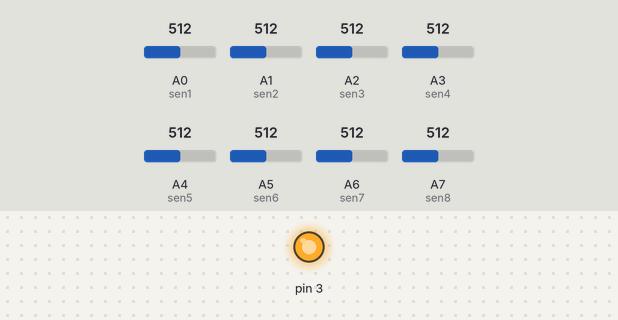
Simulated run of this sketch. Board: Arduino Nano, built with avr-gcc and run on an emulated ATmega328P. Shown: output pins drawn as LEDs (lit = HIGH). The inputs (shaded band) are chosen by the test bench; at power-on: A0 (sen1) = 512, A1 (sen2) = 512, A2 (sen3) = 512, A3 (sen4) = 512, A4 (sen5) = 512, A5 (sen6) = 512, A6 (sen7) = 512, A7 (sen8) = 512. What the sketch prints to the serial monitor is not drawn.

Above: at 1.2 s.
1.3 s: A0 (sen1) set to 111
4.3 s: A0 (sen1) set to 94
7.3 s: A1 (sen2) set to 110
8.8 s: A1 (sen2) set to 90
Timing chart, 0 to 11.8 s (numbered marks = the images above; inputs shaded):
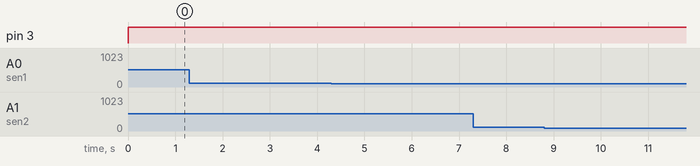

Measured:
- after the input at 1.3 s, every drawn part: stays the same
- after the input at 4.3 s, every drawn part: stays the same
- after the input at 7.3 s, every drawn part: stays the same
- after the input at 8.8 s, every drawn part: stays the same

The sketch:

SFH4.ino
```cpp
int sen1 = A0;
int sen2 = A1;
int sen3 = A2;
int sen4 = A3;
int sen5 = A4;
int sen6 = A5;
int sen7 = A6;
int sen8 = A7;

int sV1 = 0;
int sV2 = 0;
int sV3 = 0;
int sV4 = 0;
int sV5 = 0;
int sV6 = 0;
int sV7 = 0;
int sV8 = 0;

void setup() {
  // put your setup code here, to run once:
  Serial.begin(9600);
  pinMode(3, OUTPUT);

}

void loop() {
  // put your main code here, to run repeatedly:
  digitalWrite(3,HIGH);
 bacaSensor();

}

void bacaSensor(){
  sV1 = analogRead(sen1);
  sV2 = analogRead(sen2);
  sV3 = analogRead(sen3);
  sV4 = analogRead(sen4);
  sV5 = analogRead(sen5);
  sV6 = analogRead(sen6);
  sV7 = analogRead(sen7);
  sV8 = analogRead(sen8);

  Serial.print(sV1);
  Serial.print("  ");
  Serial.print(sV2);
  Serial.print("  ");
  Serial.print(sV3);
  Serial.print("  ");
  Serial.print(sV4);
  Serial.print("  ");
  Serial.print(sV5);
  Serial.print("  ");
  Serial.print(sV6);
  Serial.print("  ");
  Serial.print(sV7);
  Serial.print("  ");
  Serial.println(sV8);

  }
```
